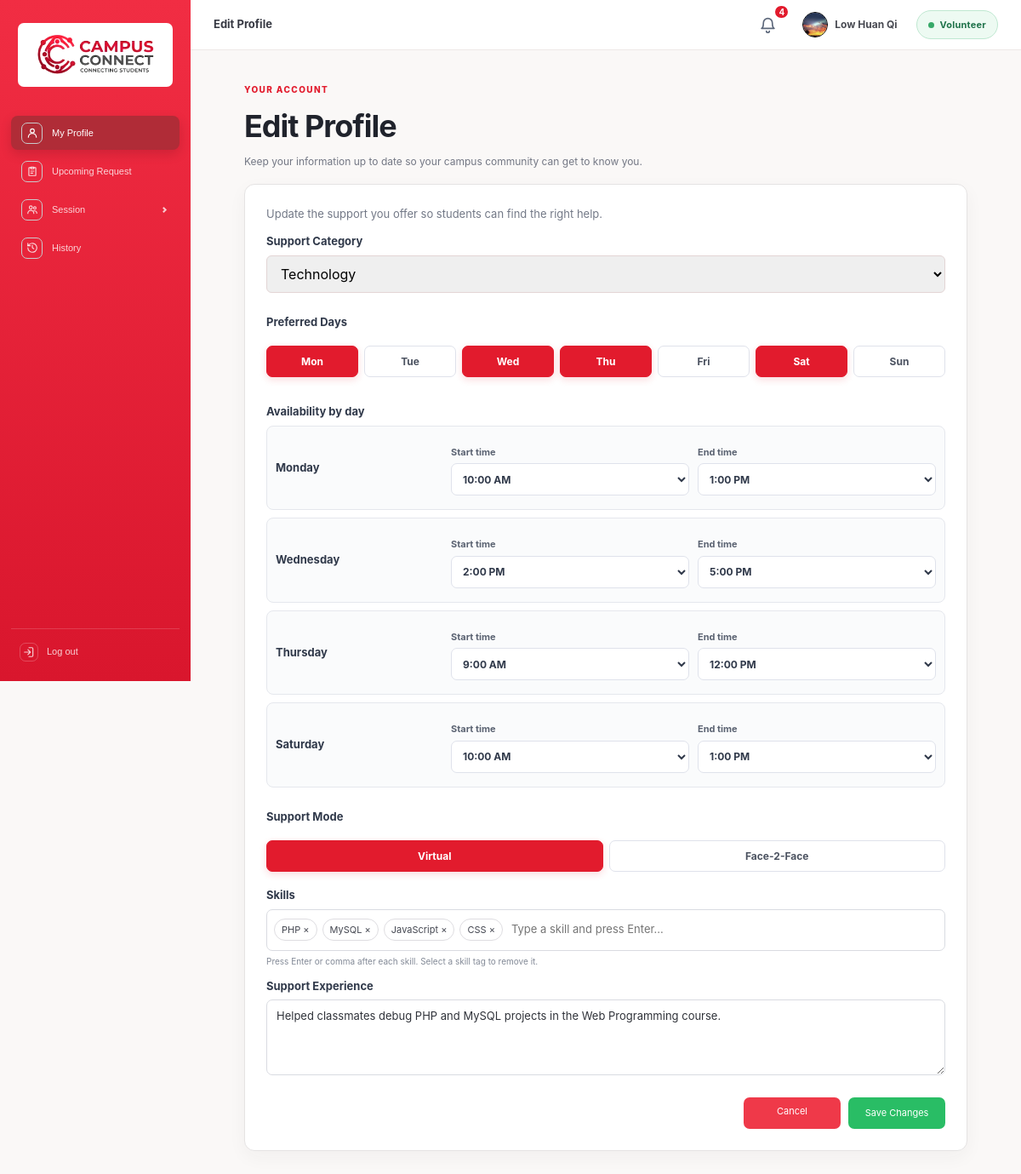
Screenshot of /backend/profile_management/edit_profile.php (signed in) with the database file from the repository.
### tables this page shows
CREATE TABLE `users` (
  `id` int(11) NOT NULL AUTO_INCREMENT,
  `email` varchar(150) NOT NULL,
  `full_name` varchar(100) NOT NULL,
  `university_name` varchar(100) NOT NULL,
  `password_hash` varchar(255) NOT NULL,
  `picture_url` varchar(255) DEFAULT NULL,
  `cover_photo_url` varchar(255) DEFAULT NULL,
  `volunteer_picture_url` varchar(255) DEFAULT NULL,
  `volunteer_cover_photo_url` varchar(255) DEFAULT NULL,
  `education` varchar(500) DEFAULT NULL,
  `skills` varchar(500) DEFAULT NULL,
  `support_experience` varchar(1000) DEFAULT NULL,
  `tfa_code` varchar(255) DEFAULT NULL,
  `tfa_expiry` datetime DEFAULT NULL,
  `failed_attempts` int(11) NOT NULL DEFAULT 0,
  `locked_until` datetime DEFAULT NULL,
  `remember_token_hash` char(64) DEFAULT NULL,
  `remember_expires` datetime DEFAULT NULL,
  `reset_code` varchar(6) DEFAULT NULL,
  `reset_expiry` datetime DEFAULT NULL,
  `is_volunteer` char(1) NOT NULL DEFAULT 'N',
  `is_active` char(1) NOT NULL DEFAULT 'N',
  `created_at` datetime NOT NULL DEFAULT current_timestamp(),
  PRIMARY KEY (`id`),
  UNIQUE KEY `uq_users_email` (`email`)
);

CREATE TABLE `volunteers` (
  `id` int(11) NOT NULL AUTO_INCREMENT,
  `user_id` int(11) NOT NULL,
  `category` varchar(50) NOT NULL,
  `preferred_day` varchar(10) NOT NULL,
  `start_time` time NOT NULL,
  `end_time` time NOT NULL,
  `skills` varchar(255) DEFAULT NULL,
  `support_mode` varchar(20) NOT NULL,
  `is_available` char(1) NOT NULL DEFAULT 'N',
  `created_at` datetime NOT NULL DEFAULT current_timestamp(),
  PRIMARY KEY (`id`),
  UNIQUE KEY `uq_volunteers_slot` (`user_id`,`preferred_day`,`start_time`,`end_time`),
  CONSTRAINT `fk_volunteers_user` FOREIGN KEY (`user_id`) REFERENCES `users` (`id`)
);

### backend/general/account_functions.php (called while the page is built, shortened)
<?php
require_once __DIR__ . '/db.php';
function e($value): string {
    return htmlspecialchars((string)$value, ENT_QUOTES, 'UTF-8');
}
function current_user(): ?array {
    global $pdo;
    $stmt = $pdo->prepare('SELECT * FROM users WHERE id = ?');
    $stmt->execute([$_SESSION['user_id']]);
    $user = $stmt->fetch();
    return $user ?: null;
}
?>

### backend/general/notifications.php (called while the page is built, shortened)
<?php
function notificationTypesForRole(?string $role): array
{
    return match ($role) {
        'student' => ['Session Requested', 'Feedback Received', 'Pending Request'],
        'volunteer' => ['Request Submitted', 'Request Response', 'Status Update', 'Session Scheduled', 'Session Rejected', 'Feedback Reminder'],
        default => [],
    };
}
function notificationRoleFilter(?string $role): array
{
    $types = notificationTypesForRole($role);
    return [' AND notice_type NOT IN (' . implode(', ', array_fill(0, count($types), '?')) . ')', str_repeat('s', count($types))];
}
function bindNotificationQueryParams(mysqli_stmt $stmt, int $userId, ?string $role, string $types): void
{
    $values = array_merge([$userId], notificationTypesForRole($role));
    $params = ['i' . $types];
    foreach ($values as &$value) {
        $params[] = &$value;
    }
    call_user_func_array([$stmt, 'bind_param'], $params);
}
function countUnreadNotifications(mysqli $conn, int $userId, ?string $role = null): int
{
    [$roleFilter, $types] = notificationRoleFilter($role);
    $stmt = $conn->prepare("SELECT COUNT(*) FROM notifications WHERE user_id = ? AND is_read = 'N'" . $roleFilter);
    bindNotificationQueryParams($stmt, $userId, $role, $types);
    $stmt->execute();
    return (int)$stmt->get_result()->fetch_row()[0];
}

### backend/profile_management/edit_profile.php (the view, shortened to what this page needs)
<?php
require_once dirname(__DIR__) . '/general/account_functions.php';
require_once dirname(__DIR__) . '/general/dashboard_header.php';
require_once dirname(__DIR__) . '/general/notifications.php';
$user = current_user();
$isVolunteer = ($user['is_volunteer'] ?? 'N') === 'Y';
$fieldErrors = [];
$experience = (string)($user['support_experience'] ?? '');
$volunteerCategories = ['Academic','Technology','New Student','General Student'];
$validDays = ['Monday','Tuesday','Wednesday','Thursday','Friday','Saturday','Sunday'];
$category = '';
$preferredDays = [];
$dayTimes = [];
$timeOptions = [];
for ($hour = 0; $hour < 24; $hour++) {
    foreach ([0, 30] as $minute) {
        $timeOption = sprintf('%02d:%02d', $hour, $minute);
        $timeOptions[$timeOption] = date('g:i A', strtotime($timeOption));
    }
}
if ($isVolunteer) {
    $slotQuery = $pdo->prepare('SELECT category, preferred_day, start_time, end_time, support_mode, is_available FROM volunteers WHERE user_id = ? ORDER BY FIELD(preferred_day, \'Monday\', \'Tuesday\', \'Wednesday\', \'Thursday\', \'Friday\', \'Saturday\', \'Sunday\'), start_time');
    $slotQuery->execute([$user['id']]);
    $volunteerSlots = $slotQuery->fetchAll();
    if ($volunteerSlots) {
        $category = $volunteerSlots[0]['category'];
        $preferredDays = array_values(array_unique(array_column($volunteerSlots, 'preferred_day')));
        foreach ($volunteerSlots as $slot) {
            $dayTimes[$slot['preferred_day']] = [
                'start' => substr($slot['start_time'], 0, 5),
                'end' => substr($slot['end_time'], 0, 5),
            ];
        }
    }
}
$user = current_user();
?>
<!DOCTYPE html>
<html lang="en">
<head>
    <link rel="stylesheet" href="<?= BASE_URL ?>/frontend/css/style.css">
    <link rel="stylesheet" href="<?= BASE_URL ?>/frontend/css/profile.css">
</head>
<body class="account-page dashboard-page">
<div class="dashboard-app">
<?php include dirname(__DIR__) . '/general/account_sidebar.php'; ?>
<main class="dashboard-main">
    <?= renderDashboardHeader('Edit Profile', $user, null, countUnreadNotifications($conn, (int)$user['id'], $isVolunteer ? 'volunteer' : 'student')) ?>
    <div class="dashboard-shell edit-profile-shell">
        <div class="profile-page-heading edit-profile-heading"><div><span class="account-eyebrow">YOUR ACCOUNT</span><h1>Edit Profile</h1><p>Keep your information up to date so your campus community can get to know you.</p></div></div>
        <section class="edit-profile-card">
            <form method="post" id="editProfileForm">
                <?php if ($isVolunteer): ?>
                <div class="volunteer-edit-intro"><p>Update the support you offer so students can find the right help.</p></div>
                <label for="category" class="<?= isset($fieldErrors['category']) ? 'has-error' : '' ?>">Support Category</label>
                <select id="category" name="category" class="<?= isset($fieldErrors['category']) ? 'is-invalid' : '' ?>" required><option value="" disabled <?= $category === '' ? 'selected' : '' ?>>Select...</option><?php foreach ($volunteerCategories as $option): ?><option value="<?= e($option) ?>" <?= $category === $option ? 'selected' : '' ?>><?= e($option) ?></option><?php endforeach; ?></select>
                <fieldset class="volunteer-choice-fieldset <?= isset($fieldErrors['preferred_days']) ? 'has-error' : '' ?>"><legend>Preferred Days</legend><div class="volunteer-day-options"><?php foreach ($validDays as $option): ?><label class="volunteer-choice-pill"><input type="checkbox" name="preferred_days[]" value="<?= e($option) ?>" <?= in_array($option, $preferredDays, true) ? 'checked' : '' ?>><span><?= e(substr($option, 0, 3)) ?></span></label><?php endforeach; ?></div></fieldset>
                <fieldset class="volunteer-choice-fieldset"><legend class="<?= isset($fieldErrors['preferred_time']) ? 'has-error' : '' ?>">Availability by day</legend><div class="volunteer-day-times"><?php foreach ($validDays as $option): $selected = in_array($option, $preferredDays, true); $times = $dayTimes[$option] ?? ['start' => '', 'end' => '']; ?><div class="volunteer-day-time<?= $selected ? '' : ' is-hidden' ?>" data-day-time="<?= e($option) ?>"><strong><?= e($option) ?></strong><label>Start time<select name="availability[<?= e($option) ?>][start]" class="<?= isset($fieldErrors['preferred_time']) ? 'is-invalid' : '' ?>" <?= $selected ? 'required' : 'disabled' ?>><option value="">Select start time...</option><?php foreach ($timeOptions as $value => $label): ?><option value="<?= e($value) ?>" <?= ($times['start'] ?? '') === $value ? 'selected' : '' ?>><?= e($label) ?></option><?php endforeach; ?></select></label><label>End time<select name="availability[<?= e($option) ?>][end]" class="<?= isset($fieldErrors['preferred_time']) ? 'is-invalid' : '' ?>" <?= $selected ? 'required' : 'disabled' ?>><option value="">Select end time...</option><?php foreach ($timeOptions as $value => $label): ?><option value="<?= e($value) ?>" <?= ($times['end'] ?? '') === $value ? 'selected' : '' ?>><?= e($label) ?></option><?php endforeach; ?></select></label></div><?php endforeach; ?></div></fieldset>
                <fieldset class="volunteer-choice-fieldset <?= isset($fieldErrors['support_mode']) ? 'has-error' : '' ?>"><legend>Support Mode</legend><div class="volunteer-mode-options"><?php foreach (['Virtual' => 'Virtual', 'Face-2-Face' => 'Face-2-Face'] as $value => $label): ?><label class="volunteer-choice-pill"><input type="radio" name="support_mode" value="<?= e($value) ?>" <?= $supportMode === $value ? 'checked' : '' ?>><span><?= e($label) ?></span></label><?php endforeach; ?></div></fieldset>
                <label for="skillEntry" class="<?= isset($fieldErrors['skills']) ? 'has-error' : '' ?>">Skills</label>
                <div class="skill-editor <?= isset($fieldErrors['skills']) ? 'is-invalid' : '' ?>" id="skillEditor">
                    <input type="text" id="skillEntry" placeholder="Type a skill and press Enter..." autocomplete="off" aria-label="Add a skill">
                </div>
                <p class="edit-field-note">Press Enter or comma after each skill. Select a skill tag to remove it.</p>
                <label for="support_experience" class="<?= isset($fieldErrors['support_experience']) ? 'has-error' : '' ?>">Support Experience</label>
                <textarea id="support_experience" name="support_experience" maxlength="1000" rows="3" placeholder="Briefly describe any volunteering, teaching, mentoring or counselling experience you have..." class="<?= isset($fieldErrors['support_experience']) ? 'is-invalid' : '' ?>"><?= e($experience) ?></textarea>
                <div class="edit-profile-actions"><a class="btn btn-cancel" href="<?= BASE_URL ?>/volunteer.php">Cancel</a><button class="btn btn-primary" type="submit">Save Changes</button></div>
                <?php endif; ?>
            </form>
        </section>
    </div>
</main>
</div>
</body>
</html>

### backend/general/dashboard_header.php (shortened to what this page needs)
<?php
function renderDashboardHeader(string $title, array $user, ?array $back = null, int $unreadNotifications = 0): string
{
    $backLink = '';
    $isVolunteer = ($user['is_volunteer'] ?? 'N') === 'Y';
    $name        = $user['full_name'] ?? 'Student';
    $picture     = $isVolunteer ? ($user['volunteer_picture_url'] ?? '') : ($user['picture_url'] ?? '');
    $avatar = '<img src="' . htmlspecialchars($picture ?: DEFAULT_PROFILE_PICTURE) . '" alt="">';
    $scriptKey = basename(dirname($_SERVER['SCRIPT_NAME'] ?? '')) . '/' . basename($_SERVER['SCRIPT_NAME'] ?? '');
    $isNotificationsPage = $scriptKey === 'notification_management/notifications.php';
    $bellLabel = $isNotificationsPage
        ? 'Close notifications'
        : ($unreadNotifications > 0 ? "Notifications, $unreadNotifications unread" : 'Notifications');
    $bellHref = $isNotificationsPage
        ? BASE_URL . ($isVolunteer ? '/volunteer.php' : '/profile.php')
        : BASE_URL . '/backend/notification_management/notifications.php';
    $bell = '<a class="dashboard-bell"' . ($isNotificationsPage ? ' data-notification-toggle="close"' : '')
          . ' href="' . $bellHref . '" title="' . $bellLabel . '" aria-label="' . $bellLabel . '">'
          . '<svg viewBox="0 0 24 24" aria-hidden="true"><path d="M6 9a6 6 0 0 1 12 0c0 6 2.5 7.5 2.5 7.5h-17S6 15 6 9z"/><path d="M10 20a2 2 0 0 0 4 0"/></svg>'
          . ($unreadNotifications > 0 ? '<span class="dashboard-bell-badge">' . ($unreadNotifications > 9 ? '9+' : $unreadNotifications) . '</span>' : '')
          . '</a>';
    return '<header class="dashboard-header">'
         . '<div class="dashboard-header-title">' . $backLink . '<span>' . htmlspecialchars($title) . '</span></div>'
         . '<nav class="dashboard-nav" aria-label="Account navigation">'
         . $bell
         . '<a class="dashboard-user-chip" href="' . BASE_URL . ($isVolunteer ? '/volunteer.php' : '/profile.php') . '" aria-label="View your profile">'
         . '<span class="dashboard-user-avatar">' . $avatar . '</span>' . htmlspecialchars($name) . '</a>'
         . '<span class="dashboard-role-badge ' . ($isVolunteer ? 'is-volunteer' : 'is-student') . '" aria-label="Current role: ' . ($isVolunteer ? 'Volunteer' : 'Student') . '">' . ($isVolunteer ? 'Volunteer' : 'Student') . '</span>'
         . '</nav></header>'
         . ($isNotificationsPage
             ? '<script>(function () {'
             . 'var closeLink = document.querySelector("[data-notification-toggle=\\"close\\"]");'
             . 'if (!closeLink) { return; }'
             . 'closeLink.addEventListener("click", function (event) {'
             . '  if (window.history.length < 2 || !document.referrer) { return; }'
             . '  if (document.referrer === window.location.origin || document.referrer.indexOf(window.location.origin + "/") === 0) {'
             . '    event.preventDefault();'
             . '    window.history.back();'
             . '  }'
             . '});'
             . '})();</script>'
             : '');
}

### rows the page displays
users: volunteer_picture_url (picture), full_name "Low Huan Qi", support_experience "Helped classmates debug PHP and MySQL projects in the Web Programming course."
volunteers: support_mode "Virtual"

### other values shown
$title "Edit Profile"
$unreadNotifications "4"
substr($option, 0, 3) "Mon"
substr($option, 0, 3) "Tue"
substr($option, 0, 3) "Wed"
substr($option, 0, 3) "Thu"
substr($option, 0, 3) "Fri"
substr($option, 0, 3) "Sat"
substr($option, 0, 3) "Sun"
$option "Monday"
$option "Wednesday"
$option "Thursday"
$option "Saturday"
$label "Face-2-Face"
form field category "Technology"
